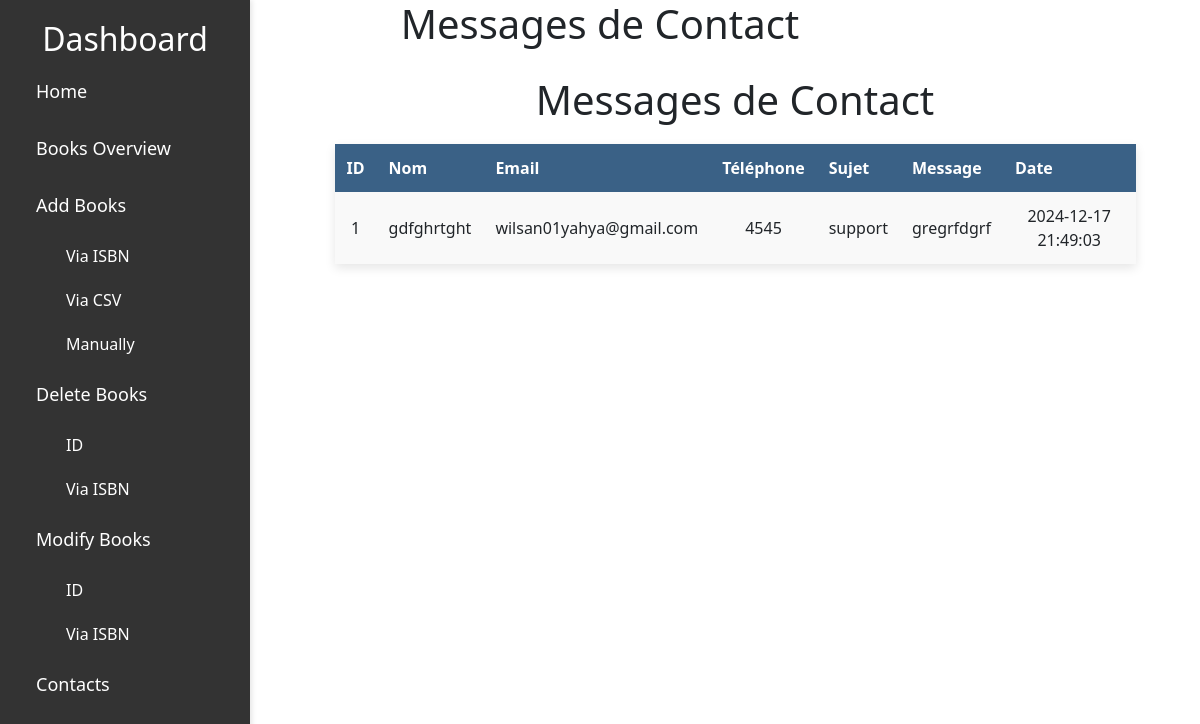
/Admin/messages.php (signed in), run on the app's committed database.
### tables this page shows
CREATE TABLE `contact_messages` (
  `id` int(11) NOT NULL,
  `name` varchar(255) NOT NULL,
  `email` varchar(255) NOT NULL,
  `phone` varchar(20) NOT NULL,
  `subject` varchar(50) NOT NULL,
  `message` text NOT NULL,
  `submitted_at` datetime DEFAULT current_timestamp()
);

### Admin/messages.php (the view, shortened to what this page needs)
<?php
$server = "localhost";
$username = "root";
$password = "nigga";
$database = "library";
$co = new mysqli($server, $username, $password, $database);
$sql = "SELECT id, name, email, phone, subject, message, submitted_at FROM contact_messages ORDER BY submitted_at DESC";
$result = $co->query($sql);
?>
<!DOCTYPE html>
<html lang="fr">
<head>
</head>
<body>
    <?php include 'sidebar.php';?>
    <h1>Messages de Contact</h1>
    <div class="content">
        <h1>Messages de Contact</h1>
        <?php if ($result->num_rows > 0): ?>
            <table>
                <tr>
                    <th>ID</th>
                    <th>Nom</th>
                    <th>Email</th>
                    <th>Téléphone</th>
                    <th>Sujet</th>
                    <th>Message</th>
                    <th>Date</th>
                </tr>
                <?php while ($row = $result->fetch_assoc()): ?>
                    <tr>
                        <td><?php echo htmlspecialchars($row["id"]); ?></td>
                        <td><?php echo htmlspecialchars($row["name"]); ?></td>
                        <td><?php echo htmlspecialchars($row["email"]); ?></td>
                        <td><?php echo htmlspecialchars($row["phone"]); ?></td>
                        <td><?php echo htmlspecialchars($row["subject"]); ?></td>
                        <td><?php echo nl2br(htmlspecialchars($row["message"])); ?></td>
                        <td><?php echo htmlspecialchars($row["submitted_at"]); ?></td>
                    </tr>
                <?php endwhile; ?>
            </table>
        <?php else: ?>
            <p class="empty">Aucun message trouvé.</p>
        <?php endif; ?>
    </div>
</body>
</html>

### Admin/messages.php (style rules this page uses)
body { font-family: Arial, sans-serif; margin: 0; padding: 0; background-color: #f5f5f5; }
.content { margin-left: 270px; padding: 20px; }
h1 { text-align: center; margin: 20px 0; color: #333; }
table { width: 90%; margin: 20px auto; border-collapse: collapse; background-color: #fff; box-shadow: 0 4px 10px rgba(0, 0, 0, 0.1); }
th, td { border: 1px solid #ddd; padding: 12px; text-align: center; }
th { background-color: #3a6186; color: white; }
tr:nth-child(even) { background-color: #f9f9f9; }

### data on the page
contact_messages: id "1", name "gdfghrtght", email "wilsan01yahya@gmail.com", phone "4545", subject "support", message "gregrfdgrf", submitted_at "2024-12-17 21:49:03"
